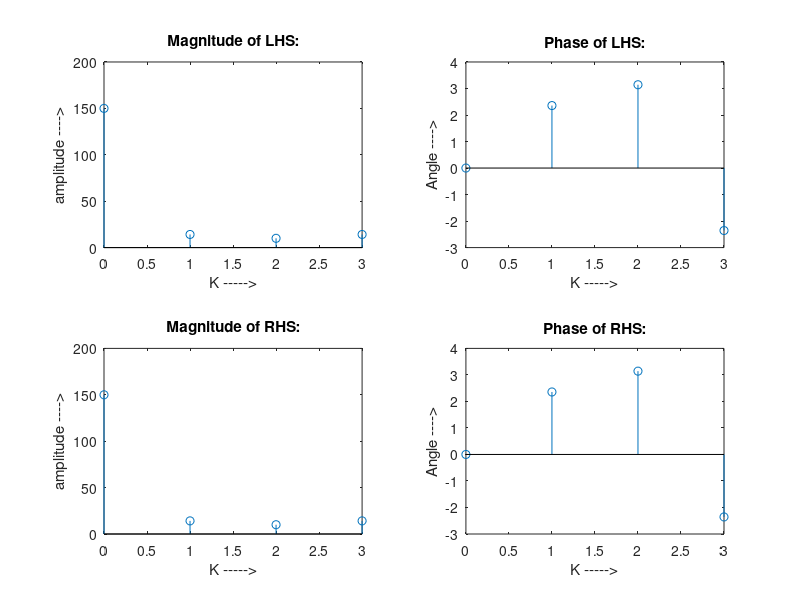

Recreate this plot in MATLAB.
clc;
clear all;
close all;

%input discrete signals:
x1=[2,3,4,5];
x2=[12,13,14,15];

X1=fft(x1);
X2=fft(x2);

a1=3;
a2=2;
t=0:3;


% LHS
LHS = fft((a1*x1)+(a2*x2))
subplot(221)
stem(t,abs(LHS))
title("Magnitude of LHS:");
ylabel("amplitude ---->");
xlabel("K ----->");


subplot(222)
stem(t,angle(LHS))
title("Phase of LHS:");
ylabel("Angle ---->");
xlabel("K ----->");

% RHS
RHS = (a1*X1)+(a2*X2)
subplot(223)
stem(t,abs(LHS))
title("Magnitude of RHS:");
ylabel("amplitude ---->");
xlabel("K ----->");


subplot(224)
stem(t,angle(LHS))
title("Phase of RHS:");
ylabel("Angle ---->");
xlabel("K ----->");